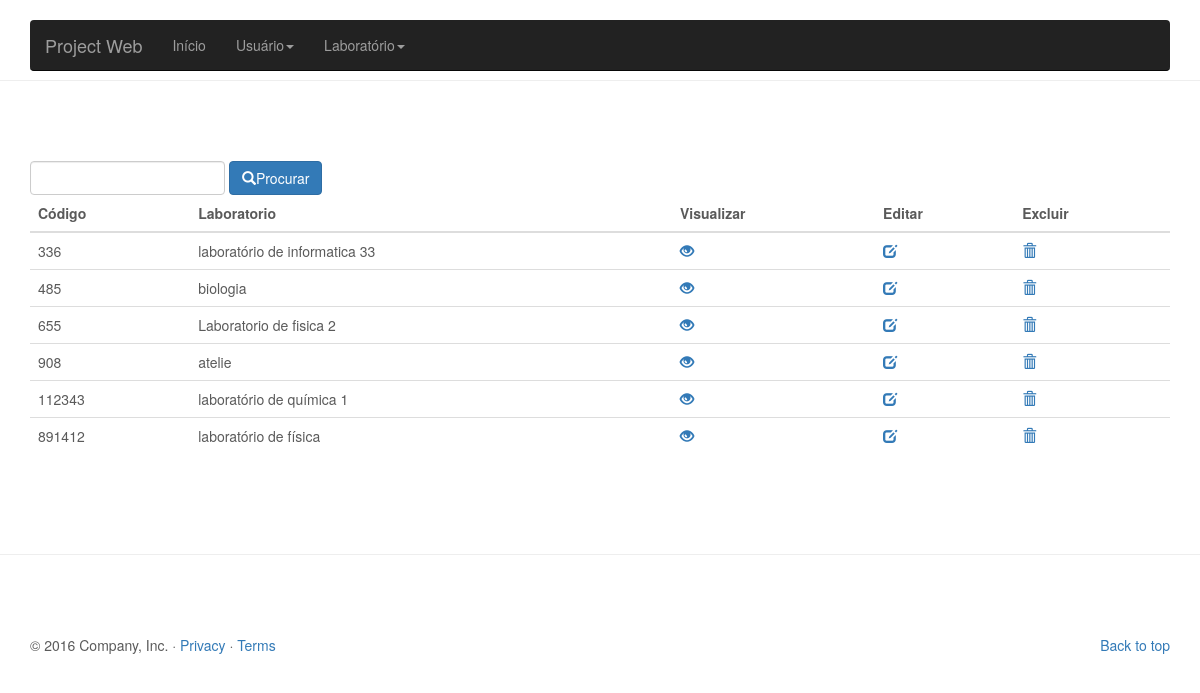
The app's page /lab/view/listarLab.php with its own data.
### tables this page shows
CREATE TABLE `lab` (
  `codigo` int(11) NOT NULL,
  `nome` varchar(100) DEFAULT NULL
);

### lab/view/listarLab.php (the view, shortened to what this page needs)
<?php include '../controller/conexao.php';
  if(!empty($_REQUEST)){
    $busca = $_REQUEST['buscar'];
    $query = "SELECT * FROM lab WHERE nome LIKE '%$busca%' or codigo LIKE '%$busca%'";
  }else{
    $query = "SELECT * FROM lab";
  }
$res = mysqli_query($conn, $query);
?>
<!DOCTYPE html>
<html lang="pt-br">
  <head>
    <link href="../css/bootstrap.min.css" rel="stylesheet">
    <link href="../css/carousel.css" rel="stylesheet">
  </head>
  <body>
    <div class="navbar-wrapper">
      <div class="container">
        <nav class="navbar navbar-inverse navbar-static-top">
          <div class="container">
            <div class="navbar-header">
              <a class="navbar-brand" href="inicio.php">Project Web</a>
            </div>
            <div id="navbar" class="navbar-collapse collapse">
              <ul class="nav navbar-nav">
                <li><a href="inicio.php">Início</a></li>
                <li class="dropdown">
                  <a href="inserirUser.php" class="dropdown-toggle" data-toggle="dropdown" role="button" aria-haspopup="true" aria-expanded="false">Usuário<span class="caret"></span></a>
                  <li class="dropdown">
                  <a href="inserirUser.php" class="dropdown-toggle" data-toggle="dropdown" role="button" aria-haspopup="true" aria-expanded="false">Laboratório<span class="caret"></span></a>
                </li>
              </ul>
            </div>
          </div>
        </nav>
      </div>
    </div>
<hr class="featurette-divider">
       <div class="container">
       <form class="form-inline" method="get" action="listarLab.php">
        <input type="text" name="buscar" id="nome" class="form-control" autofocus>
        <button class="btn btn-primary" type="submit"><span class="glyphicon glyphicon-search"></span>Procurar</button>
      </form>
        <table class="table table-hover">
    <thead>
      <tr>
        <th>Código</th>
        <th>Laboratorio</th>
        <th>Visualizar</th>
        <th>Editar</th>
        <th>Excluir</th>
      </tr>
    </thead>
    <tbody>
      <?php
while($linha = mysqli_fetch_array($res)){
        echo "<tr><td>".$linha['codigo']."</td>";
        echo "<td>".$linha['nome']."</td>";
        echo "<td><a href=\"verLab.php?codigo=$linha[codigo]&nome=$linha[nome]\"<span class='glyphicon glyphicon-eye-open'></span></a></td>";
        echo "<td><a href=\"editLab.php?codigo=$linha[codigo]&nome=$linha[nome]\"><span class='glyphicon glyphicon-edit'></span></a></td>";
        echo "<td><a href=\"../controller/controllerLab.php?btn=deletar&codigo=$linha[codigo]&nome=$linha[nome]\"onClick=\"return confirm('Tem certeza que deseja excluir?')\"><span class='glyphicon glyphicon-trash'></span></a></td></tr>";
      }
    ?>
    </tbody>
  </table>
</div>
<hr class="featurette-divider">
    <div class="container marketing">
      <footer>
        <p class="pull-right"><a href="#">Back to top</a></p>
        <p>&copy; 2016 Company, Inc. &middot; <a href="#">Privacy</a> &middot; <a href="#">Terms</a></p>
      </footer>
    </div>
  </body>
</html>

### lab/css/carousel.css (style rules this page uses)
body { padding-bottom: 40px; color: #5a5a5a; }
.navbar-wrapper { position: absolute; top: 0; right: 0; left: 0; z-index: 20; }
.navbar-wrapper > .container { padding-right: 0; padding-left: 0; }
.navbar-wrapper .navbar { padding-right: 15px; padding-left: 15px; }
.navbar-wrapper .navbar .container { width: auto; }
.featurette-divider { margin: 80px 0; }
@media (min-width: 768px) { .navbar-wrapper { margin-top: 20px; } }
@media (min-width: 768px) { .navbar-wrapper .container { padding-right: 15px; padding-left: 15px; } }
@media (min-width: 768px) { .navbar-wrapper .navbar { padding-right: 0; padding-left: 0; } }
@media (min-width: 768px) { .navbar-wrapper .navbar { border-radius: 4px; } }

### records on screen
lab: codigo "336", nome "laboratório de informatica 33"
lab: codigo "485", nome "biologia"
lab: codigo "655", nome "Laboratorio de fisica 2"
lab: codigo "908", nome "atelie"
lab: codigo "112343", nome "laboratório de química 1"
lab: codigo "891412", nome "laboratório de física"
